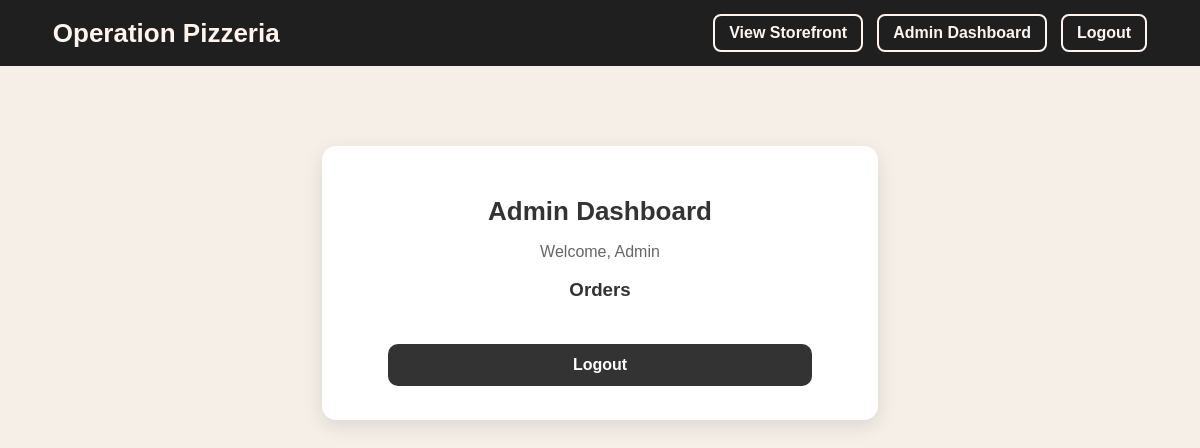
Page /admin (signed in) on the earlier database version.
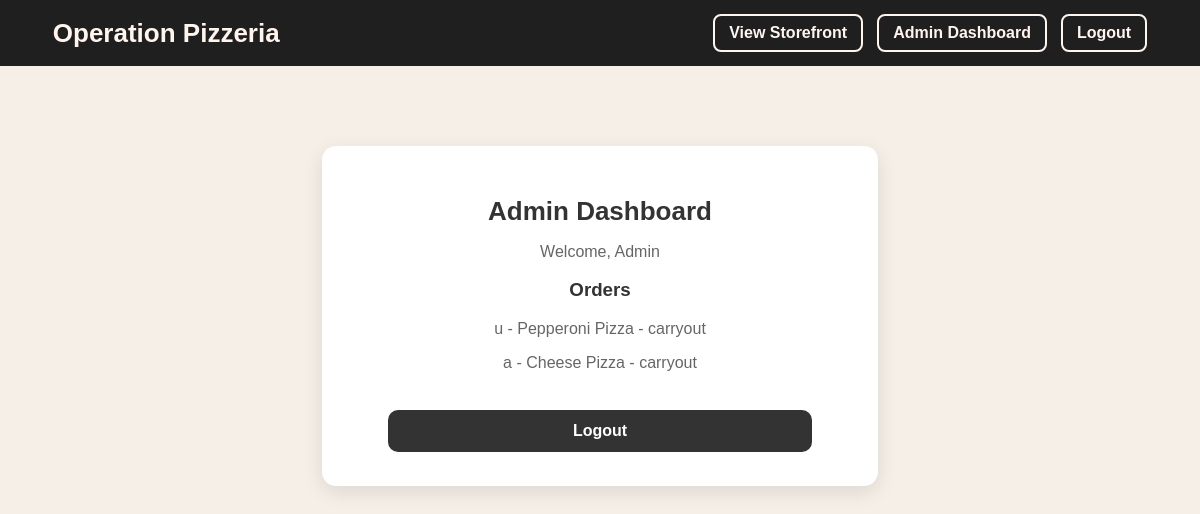
Same page on the later database version.
### tables this page shows
CREATE TABLE orders (
        order_id INTEGER PRIMARY KEY AUTOINCREMENT,
        customer_name TEXT NOT NULL,
        phone TEXT NOT NULL,
        pizza_type TEXT NOT NULL,
        pizza_size TEXT NOT NULL,
        quantity INTEGER NOT NULL,
        address TEXT NOT NULL,
        payment_method TEXT NOT NULL,
        order_type TEXT NOT NULL
    );

### app.py (the view)
@app.route("/admin")
def admin_dashboard():
    if g.user is None or g.user["role"] != "admin":
        return redirect(url_for("login"))
    conn = get_db_connection()
    orders = conn.execute("SELECT * FROM orders").fetchall()
    conn.close()
    return render_template(
        "admin.html",
        user=g.user,
        orders=orders,
        cart_count=get_cart_count()
    )

### app.py (called while the page is built)
def get_db_connection():
    conn = sqlite3.connect("pizzeria.db")
    conn.row_factory = sqlite3.Row
    return conn

@app.before_request
def load_logged_in_user():
    user_id = session.get("user_id")
    if user_id is None:
        g.user = None
    else:
        conn = get_db_connection()
        g.user = conn.execute(
            "SELECT * FROM users WHERE user_id = ?",
            (user_id,)
        ).fetchone()
        conn.close()

def get_cart_count():
    cart = session.get("cart", [])
    return len(cart)

### templates/admin.html
{% extends "base.html" %}
{% block content %}
<div class="dashboard-container">
    <h2>Admin Dashboard</h2>
    <p>Welcome, {{ user["username"].capitalize() }}</p>
    <h3>Orders</h3>
    {% for order in orders %}
        <p>
            {{ order.customer_name }} -
            {{ order.pizza_type }} -
            {{ order.order_type }}
        </p>
    {% endfor %}
    <br>
    <a href="/logout">Logout</a>
</div>
{% endblock %}

Differences in the rows shown:
added orders: customer_name "u", pizza_type "Pepperoni Pizza", order_type "carryout"
added orders: customer_name "a", pizza_type "Cheese Pizza", order_type "carryout"
